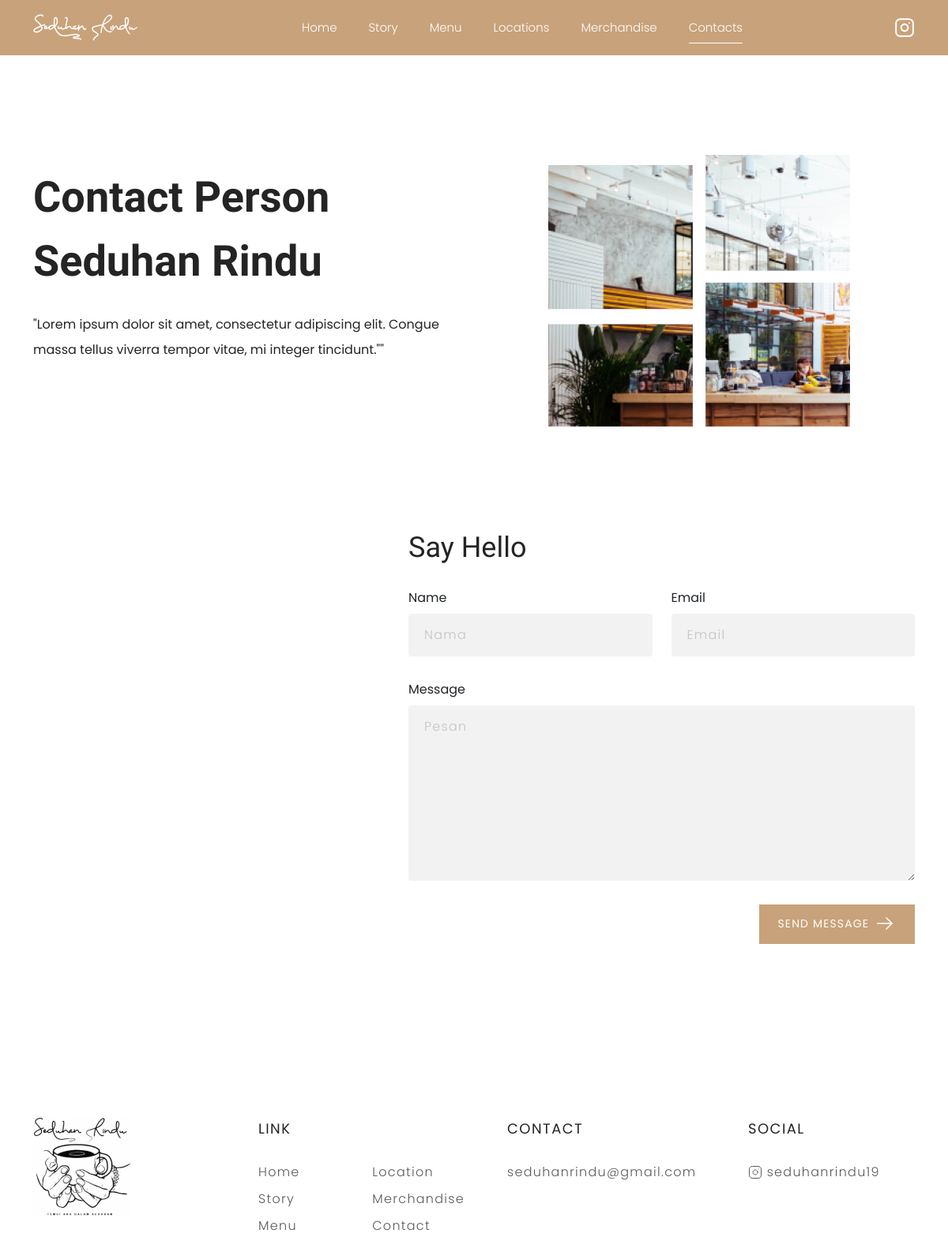
The app's page /index.php/home/contact with its own data.
### tables this page shows
CREATE TABLE `setup_contact` (
  `id_contact` varchar(32) NOT NULL,
  `title` varchar(32) NOT NULL,
  `deskripsi` varchar(132) NOT NULL,
  `hero_img_1` varchar(255) NOT NULL,
  `hero_img_2` varchar(255) NOT NULL,
  `status` enum('true','false') NOT NULL,
  `created_at` datetime NOT NULL DEFAULT current_timestamp()
);

### application/libraries/Home_template.php (called while the page is built)
<?php
class Home_template
{
    var $template_data = array();
    function set($name, $value)
    {
        $this->template_data[$name] = $value;
    }
    function load($Home_template = '', $view = '', $view_data = array(), $return = FALSE)
    {
        $this->CI = &get_instance();
        $this->set('contents', $this->CI->load->view($view, $view_data, TRUE));
        return $this->CI->load->view($Home_template, $this->template_data, $return);
    }
}

### application/controllers/Home.php (called while the page is built, shortened)
<?php
class Home extends CI_Controller
{
	public function contact()
	{
		$data['meta'] = [
			'title' => 'Contact Us'
		];
		$data['contact'] = $this->setupcontact_model->get_aktif();
		$this->home_template->load('home_template', 'pages/contact', $data);
	}
}

### index.php (called while the page is built, shortened)
<?php
require_once BASEPATH.'core/CodeIgniter.php';

### application/models/SetupContact_model.php (called while the page is built, shortened)
<?php
class SetupContact_model extends CI_Model
{
    private $_table = 'setup_contact';
    public function get_aktif()
    {
        $query = $this->db->get_where($this->_table, ['status' => 'true']);
        return $query->result();
    }
}

### application/views/pages/contact.php (the view, shortened to what this page needs)
<section class="hero-story">
    <div class="container">
        <div class="row">
            <?php foreach ($contact as $ct) : ?>
                <div class="col-md-6 col-sm-12 d-flex align-items-center">
                    <div class="content">
                        <h1><?= $ct->title ?></h1>
                        <p>
                            <?= $ct->deskripsi ?>
                        </p>
                    </div>
                </div>
                <div class="col-md-6 d-flex align-items-center">
                    <div class="image-header" data-aos="fade-left">
                        <img src="<?= base_url('/upload/hero/' . $ct->hero_img_1) ?>" alt="" width="70%">
                    </div>
                </div>
            <?php endforeach ?>
        </div>
    </div>
</section>
<section class="message">
    <div class="container">
        <div class="row">
            <?php foreach ($contact as $ct) : ?>
                <div class="col-md-5" data-aos="fade-up">
                    <div class="image-locations d-sm-none d-md-block d-flex align-items-center justify-content-end">
                    </div>
                </div>
            <?php endforeach ?>
            <div class="col-md-7 d-flex align-items-center">
                <div class="mesage-area">
                    <form action="" class="row" method="post">
                        <div class="title-message pb-2">
                            <h2>Say Hello</h2>
                        </div>
                        <div class="col-md-6 col-sm-6">
                            <label class="form-label">Name</label>
                            <input type="text" name="nama" class="form-control" class="<?= form_error('nama') ? 'invalid' : '' ?>" placeholder="Nama" value="<?= set_value('nama') ?>" required>
                        </div>
                        <div class="col-md-6 col-sm-6">
                            <label class="form-label">Email</label>
                            <input type="email" name="email" class="form-control" class="<?= form_error('email') ? 'invalid' : '' ?>" placeholder="Email" value="<?= set_value('email') ?>" required>
                        </div>
                        <div class="textarea-message">
                            <label class="form-label">Message</label>
                            <textarea class="form-control" name="pesan" class="form-control" rows="8" class="<?= form_error('pesan') ? 'invalid' : '' ?>" placeholder="Pesan" required><?= set_value('pesan') ?></textarea>
                        </div>
                        <div class="col-12 d-flex justify-content-end">
                            <button class="main-btn" type="submit">send message</a>
                                <img src="<?= base_url() ?>./assets/images/arrow-right.svg" style="margin-left: 10px;" alt="">
                            </button>
                        </div>
                    </form>
                </div>
            </div>
        </div>
    </div>
</section>

### assets/css/main.css (style rules this page uses)
:root { --primary-color: #C8A27A; --secondary-color: #242424; --place-text-color: #C4C4C4; --white-color: #FFFFFF; font-family: "M PLUS Rounded 1c", sans-serif; }
* { font-family: "Poppins", sans-serif; }
.main-btn { display: flex; flex-direction: row; justify-content: center; align-items: center; padding: 10px 24px; height: 50px; background-color: var(--primary-color); color: var(--white-color); border: none; outline: none; font-style: normal; font-weight: normal; font-size: 14px; line-height: 21px; letter-spacing: 0.08em; text-transform: uppercase; }
.hero-story { margin-top: 100px; }
.hero-story .content h1 { font-family: "M PLUS Rounded 1c"; font-style: normal; font-weight: bold; font-size: 54px; line-height: 81px; text-transform: capitalize; color: var(--secondary-color); margin-bottom: 24px; }
.hero-story .content p { font-style: normal; font-weight: normal; font-size: 16px; line-height: 200%; color: var(--secondary-color); margin-bottom: 58px; }
.hero-story .image-header { margin-top: 26px; display: flex; justify-content: center; }
.message { margin-top: 100px; }
.message h2 { font-family: "M PLUS Rounded 1c"; font-style: normal; font-weight: 500; font-size: 36px; line-height: 200%; color: var(--secondary-color); text-transform: capitalize }
.message .form-control { border: none; background-color: #F2F2F2; padding: 15px 20px; font-weight: 300; font-size: 16px; line-height: 24px; letter-spacing: 0.08em; color: var(--secondary-color); }
.message .form-control::placeholder { color: #C4C4C4; font-weight: 300; font-size: 16px; line-height: 24px; letter-spacing: 0.08em; }
.textarea-message { margin: 30px 0px; }

### records on screen
setup_contact: title "Contact Person Seduhan Rindu", deskripsi "\"Lorem ipsum dolor sit amet, consectetur adipiscing elit. Congue massa tellus viverra tempor vitae, mi integer tincidunt.\"\"", hero_img_1 (picture)
